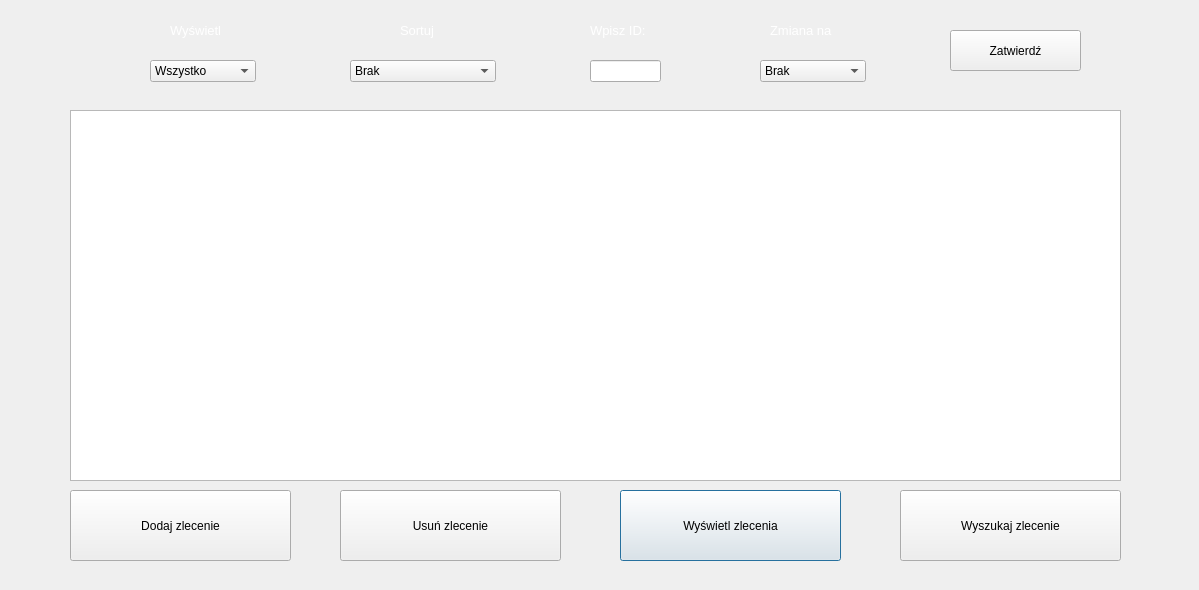
<?xml version="1.0" encoding="UTF-8"?>
<ui version="4.0">
 <class>printService</class>
 <widget class="QDialog" name="printService">
  <property name="geometry">
   <rect>
    <x>0</x>
    <y>0</y>
    <width>1199</width>
    <height>590</height>
   </rect>
  </property>
  <property name="minimumSize">
   <size>
    <width>1199</width>
    <height>590</height>
   </size>
  </property>
  <property name="maximumSize">
   <size>
    <width>1199</width>
    <height>590</height>
   </size>
  </property>
  <property name="windowTitle">
   <string>Car Workshop Management</string>
  </property>
  <widget class="QPushButton" name="pushButton_5">
   <property name="geometry">
    <rect>
     <x>620</x>
     <y>490</y>
     <width>221</width>
     <height>71</height>
    </rect>
   </property>
   <property name="text">
    <string>Wyświetl zlecenia</string>
   </property>
  </widget>
  <widget class="QPushButton" name="pushButton_6">
   <property name="geometry">
    <rect>
     <x>340</x>
     <y>490</y>
     <width>221</width>
     <height>71</height>
    </rect>
   </property>
   <property name="text">
    <string>Usuń zlecenie</string>
   </property>
  </widget>
  <widget class="QPushButton" name="pushButton_4">
   <property name="geometry">
    <rect>
     <x>900</x>
     <y>490</y>
     <width>221</width>
     <height>71</height>
    </rect>
   </property>
   <property name="text">
    <string>Wyszukaj zlecenie</string>
   </property>
  </widget>
  <widget class="QPushButton" name="pushButton_7">
   <property name="geometry">
    <rect>
     <x>70</x>
     <y>490</y>
     <width>221</width>
     <height>71</height>
    </rect>
   </property>
   <property name="text">
    <string>Dodaj zlecenie</string>
   </property>
  </widget>
  <widget class="QLabel" name="label">
   <property name="geometry">
    <rect>
     <x>170</x>
     <y>20</y>
     <width>71</width>
     <height>21</height>
    </rect>
   </property>
   <property name="text">
    <string>&lt;html&gt;&lt;head/&gt;&lt;body&gt;&lt;p&gt;&lt;span style=&quot; font-size:10pt; color:#ffffff;&quot;&gt;Wyświetl&lt;/span&gt;&lt;/p&gt;&lt;/body&gt;&lt;/html&gt;</string>
   </property>
  </widget>
  <widget class="QLabel" name="label_2">
   <property name="geometry">
    <rect>
     <x>400</x>
     <y>20</y>
     <width>51</width>
     <height>21</height>
    </rect>
   </property>
   <property name="text">
    <string>&lt;html&gt;&lt;head/&gt;&lt;body&gt;&lt;p&gt;&lt;span style=&quot; font-size:10pt; color:#ffffff;&quot;&gt;Sortuj&lt;/span&gt;&lt;/p&gt;&lt;/body&gt;&lt;/html&gt;</string>
   </property>
  </widget>
  <widget class="QLabel" name="label_3">
   <property name="geometry">
    <rect>
     <x>770</x>
     <y>20</y>
     <width>91</width>
     <height>21</height>
    </rect>
   </property>
   <property name="text">
    <string>&lt;html&gt;&lt;head/&gt;&lt;body&gt;&lt;p&gt;&lt;span style=&quot; font-size:10pt; color:#ffffff;&quot;&gt;Zmiana na&lt;/span&gt;&lt;/p&gt;&lt;/body&gt;&lt;/html&gt;</string>
   </property>
  </widget>
  <widget class="QComboBox" name="comboBox">
   <property name="geometry">
    <rect>
     <x>150</x>
     <y>60</y>
     <width>106</width>
     <height>22</height>
    </rect>
   </property>
   <property name="styleSheet">
    <string notr="true"/>
   </property>
   <item>
    <property name="text">
     <string>Wszystko</string>
    </property>
   </item>
   <item>
    <property name="text">
     <string>W trakcie</string>
    </property>
   </item>
   <item>
    <property name="text">
     <string>Do odebrania</string>
    </property>
   </item>
   <item>
    <property name="text">
     <string>Zakończone</string>
    </property>
   </item>
  </widget>
  <widget class="QComboBox" name="comboBox_2">
   <property name="geometry">
    <rect>
     <x>350</x>
     <y>60</y>
     <width>146</width>
     <height>22</height>
    </rect>
   </property>
   <item>
    <property name="text">
     <string>Brak</string>
    </property>
   </item>
   <item>
    <property name="text">
     <string>Imię</string>
    </property>
   </item>
   <item>
    <property name="text">
     <string>Nazwisko</string>
    </property>
   </item>
   <item>
    <property name="text">
     <string>Marka</string>
    </property>
   </item>
   <item>
    <property name="text">
     <string>Numer rejestracyjny</string>
    </property>
   </item>
   <item>
    <property name="text">
     <string>Status zlecenia</string>
    </property>
   </item>
  </widget>
  <widget class="QComboBox" name="comboBox_3">
   <property name="geometry">
    <rect>
     <x>760</x>
     <y>60</y>
     <width>106</width>
     <height>22</height>
    </rect>
   </property>
   <item>
    <property name="text">
     <string>Brak</string>
    </property>
   </item>
   <item>
    <property name="text">
     <string>W trakcie</string>
    </property>
   </item>
   <item>
    <property name="text">
     <string>Do odebrania</string>
    </property>
   </item>
   <item>
    <property name="text">
     <string>Zakończone</string>
    </property>
   </item>
  </widget>
  <widget class="QPushButton" name="pushButton">
   <property name="geometry">
    <rect>
     <x>950</x>
     <y>30</y>
     <width>131</width>
     <height>41</height>
    </rect>
   </property>
   <property name="text">
    <string>Zatwierdź</string>
   </property>
  </widget>
  <widget class="QLabel" name="label_6">
   <property name="geometry">
    <rect>
     <x>590</x>
     <y>20</y>
     <width>81</width>
     <height>21</height>
    </rect>
   </property>
   <property name="text">
    <string>&lt;html&gt;&lt;head/&gt;&lt;body&gt;&lt;p&gt;&lt;span style=&quot; font-size:10pt; color:#ffffff;&quot;&gt;Wpisz ID:&lt;/span&gt;&lt;/p&gt;&lt;/body&gt;&lt;/html&gt;</string>
   </property>
  </widget>
  <widget class="QLabel" name="picture">
   <property name="geometry">
    <rect>
     <x>0</x>
     <y>0</y>
     <width>1260</width>
     <height>601</height>
    </rect>
   </property>
   <property name="text">
    <string/>
   </property>
  </widget>
  <widget class="QLabel" name="theme1">
   <property name="geometry">
    <rect>
     <x>80</x>
     <y>10</y>
     <width>831</width>
     <height>91</height>
    </rect>
   </property>
   <property name="text">
    <string/>
   </property>
  </widget>
  <widget class="QLineEdit" name="lineEdit">
   <property name="geometry">
    <rect>
     <x>590</x>
     <y>60</y>
     <width>71</width>
     <height>22</height>
    </rect>
   </property>
  </widget>
  <widget class="QTableView" name="tableView">
   <property name="geometry">
    <rect>
     <x>70</x>
     <y>110</y>
     <width>1051</width>
     <height>371</height>
    </rect>
   </property>
  </widget>
  <zorder>picture</zorder>
  <zorder>theme1</zorder>
  <zorder>pushButton_5</zorder>
  <zorder>pushButton_6</zorder>
  <zorder>pushButton_4</zorder>
  <zorder>pushButton_7</zorder>
  <zorder>label</zorder>
  <zorder>label_2</zorder>
  <zorder>label_3</zorder>
  <zorder>comboBox</zorder>
  <zorder>comboBox_2</zorder>
  <zorder>comboBox_3</zorder>
  <zorder>pushButton</zorder>
  <zorder>label_6</zorder>
  <zorder>lineEdit</zorder>
  <zorder>tableView</zorder>
 </widget>
 <resources/>
 <connections/>
</ui>
